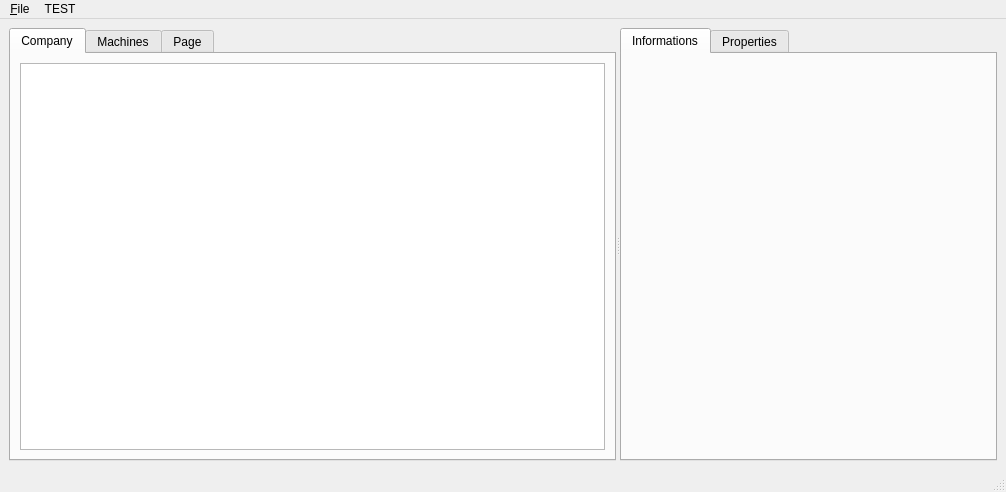
<?xml version="1.0" encoding="UTF-8"?>
<ui version="4.0">
 <class>MainWindow</class>
 <widget class="QMainWindow" name="MainWindow">
  <property name="windowModality">
   <enum>Qt::ApplicationModal</enum>
  </property>
  <property name="geometry">
   <rect>
    <x>0</x>
    <y>0</y>
    <width>1006</width>
    <height>492</height>
   </rect>
  </property>
  <property name="windowTitle">
   <string>MainWindow</string>
  </property>
  <widget class="QWidget" name="centralwidget">
   <layout class="QVBoxLayout" name="verticalLayout">
    <item>
     <widget class="QSplitter" name="splitter">
      <property name="orientation">
       <enum>Qt::Horizontal</enum>
      </property>
      <widget class="QTabWidget" name="tabWidgetLeft">
       <property name="currentIndex">
        <number>0</number>
       </property>
       <widget class="QWidget" name="widgetPlants">
        <attribute name="title">
         <string>Company</string>
        </attribute>
        <layout class="QVBoxLayout" name="verticalLayout_2">
         <item>
          <widget class="QTreeWidget" name="treeWidgetDB">
           <attribute name="headerVisible">
            <bool>false</bool>
           </attribute>
           <column>
            <property name="text">
             <string notr="true">1</string>
            </property>
           </column>
          </widget>
         </item>
        </layout>
       </widget>
       <widget class="QWidget" name="widgetElements">
        <attribute name="title">
         <string>Machines</string>
        </attribute>
        <layout class="QVBoxLayout" name="verticalLayout_3">
         <item>
          <widget class="QSplitter" name="splitter_2">
           <property name="orientation">
            <enum>Qt::Vertical</enum>
           </property>
           <widget class="QTreeWidget" name="treeWidgetModel">
            <property name="headerHidden">
             <bool>true</bool>
            </property>
            <column>
             <property name="text">
              <string notr="true">1</string>
             </property>
            </column>
           </widget>
           <widget class="QTreeWidget" name="treeWidgetElement">
            <property name="headerHidden">
             <bool>true</bool>
            </property>
            <column>
             <property name="text">
              <string notr="true">1</string>
             </property>
            </column>
           </widget>
          </widget>
         </item>
        </layout>
       </widget>
       <widget class="QWidget" name="widgetRoute">
        <attribute name="title">
         <string>Page</string>
        </attribute>
        <layout class="QVBoxLayout" name="verticalLayout_6">
         <item>
          <widget class="QTreeWidget" name="treeWidgetRoute">
           <property name="headerHidden">
            <bool>true</bool>
           </property>
           <column>
            <property name="text">
             <string notr="true">1</string>
            </property>
           </column>
          </widget>
         </item>
        </layout>
       </widget>
      </widget>
      <widget class="QTabWidget" name="tabWidgetRight">
       <property name="currentIndex">
        <number>0</number>
       </property>
       <widget class="QWidget" name="informations">
        <attribute name="title">
         <string>Informations</string>
        </attribute>
        <layout class="QVBoxLayout" name="verticalLayout_5">
         <item>
          <layout class="QVBoxLayout" name="vLayoutElementInfo"/>
         </item>
        </layout>
       </widget>
       <widget class="QWidget" name="properties">
        <attribute name="title">
         <string>Properties</string>
        </attribute>
       </widget>
      </widget>
     </widget>
    </item>
   </layout>
  </widget>
  <widget class="QMenuBar" name="menubar">
   <property name="geometry">
    <rect>
     <x>0</x>
     <y>0</y>
     <width>1006</width>
     <height>21</height>
    </rect>
   </property>
   <widget class="QMenu" name="menu_File">
    <property name="title">
     <string>&amp;File</string>
    </property>
    <addaction name="actionNew_Project"/>
    <addaction name="actionOpen"/>
    <addaction name="actionSave_Project"/>
    <addaction name="separator"/>
    <addaction name="actionClose_Project"/>
    <addaction name="separator"/>
    <addaction name="actionExit"/>
   </widget>
   <widget class="QMenu" name="menuTEST">
    <property name="title">
     <string>TEST</string>
    </property>
    <addaction name="actionECHO_DATABASE"/>
    <addaction name="actionQUERY_ALL_TABLES"/>
   </widget>
   <addaction name="menu_File"/>
   <addaction name="menuTEST"/>
  </widget>
  <widget class="QStatusBar" name="statusbar"/>
  <action name="actionNew_Project">
   <property name="text">
    <string>New Project</string>
   </property>
  </action>
  <action name="actionOpen">
   <property name="text">
    <string>Open Project</string>
   </property>
  </action>
  <action name="actionECHO_DATABASE">
   <property name="text">
    <string>ECHO DATABASE</string>
   </property>
  </action>
  <action name="actionClose_Project">
   <property name="text">
    <string>Close Project</string>
   </property>
  </action>
  <action name="actionExit">
   <property name="text">
    <string>Exit</string>
   </property>
  </action>
  <action name="actionQUERY_ALL_TABLES">
   <property name="text">
    <string>QUERY_ALL_TABLES</string>
   </property>
  </action>
  <action name="actionSave_Project">
   <property name="text">
    <string>Save Project</string>
   </property>
  </action>
 </widget>
 <resources/>
 <connections/>
</ui>
